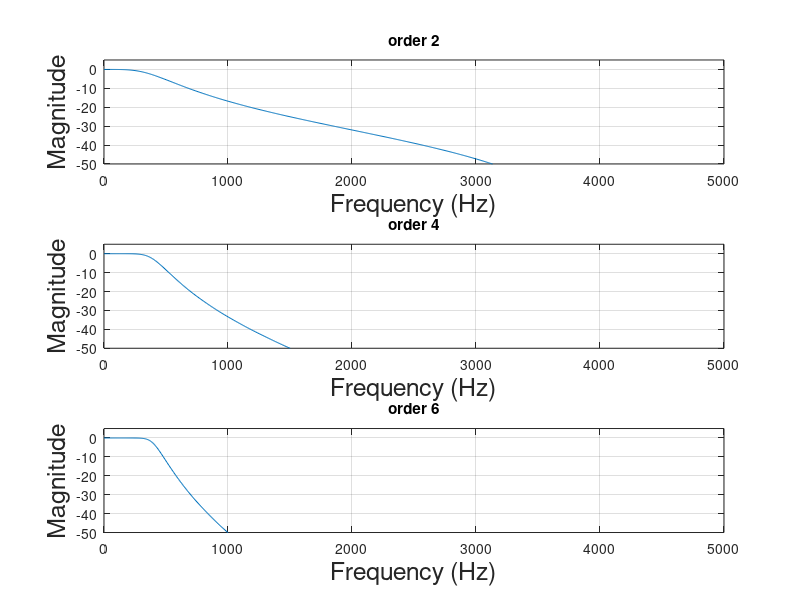

Write MATLAB code to recreate this figure.
 fs=8000;
%% sampling rate for discrete signal
fcut=400;%wn=0.3->1200 wn=0.4->1600


[b, a]=butter(2, fcut/(fs/2));
[h,f]=freqz(b, a, 512, fs);
%% Digital filter frequency response
subplot(311)
plot(f, mag2db(abs(h)));
title('order 2')
axis([0 5000 -50 5]);
xlabel('Frequency (Hz)', 'fontsize', 18)
ylabel('Magnitude', 'fontsize', 18)
grid on

[b, a]=butter(4, fcut/(fs/2));
[h,f]=freqz(b, a, 512, fs);
%% Digital filter frequency response
subplot(312)
plot(f, mag2db(abs(h)));
title('order 4')
axis([0 5000 -50 5]);
xlabel('Frequency (Hz)', 'fontsize', 18)
ylabel('Magnitude', 'fontsize', 18)
grid on

[b, a]=butter(6, fcut/(fs/2));
[h,f]=freqz(b, a, 512, fs);
%% Digital filter frequency response
subplot(313)
plot(f, mag2db(abs(h)));
title('order 6')
axis([0 5000 -50 5]);
xlabel('Frequency (Hz)', 'fontsize', 18)
ylabel('Magnitude', 'fontsize', 18)
grid on